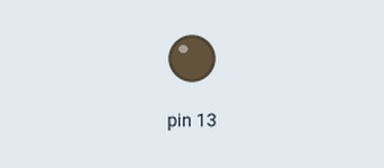
Recording of a sketch running on a simulated Arduino Uno, built with avr-gcc and run on an emulated ATmega328P. Shown: output pins drawn as LEDs (lit = HIGH).

Above: at 0.1 s.
At 21.6 s:
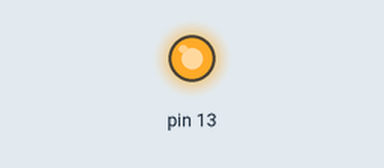
Timing chart, 0 to 26.5 s (numbered marks = the images above):
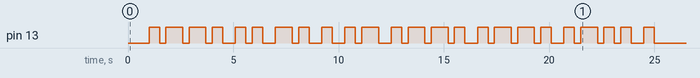

The sketch:

pineapple.ino
```cpp
void longLED()
{
    digitalWrite(13, HIGH);
    delay(800);
    digitalWrite(13, LOW);
    delay(300);
}

void shortLED()
{
    digitalWrite(13, HIGH);
    delay(500);
    digitalWrite(13, LOW);
    delay(300);
}

void runLED(String morseArray[])
{
    for (int i = 0; i < 34; i++)
    {
        if (morseArray[i] == "-")
        {
            longLED();
        }
        if (morseArray[i] == ".")
            {
                shortLED();
            }
        if (morseArray[i] == "2")
        {
            delay(300);
        }
    }
}
/*
int *translate(String letter)
{
    static int arr[] = {};
    if (letter == "A")
    {
        int arr[] = {0, 1, 2};
        return arr;
    }
    if (letter == "B")
    {
        int arr[] = {1, 0, 0, 0, 2};
        return arr;
    }
    if (letter == "C")
    {
        int arr[] = {1, 0, 1, 0, 2};
        return arr;
    }
    if (letter == "D")
    {
        int arr[] = {1, 0, 0, 2};
        return arr;
    }
    if (letter == "E")
    {
        int arr[] = {0, 2};
        return arr;
    }
    if (letter == "F")
    {
        int arr[] = {0, 0, 1, 0, 2};
        return arr;
    }
    if (letter == "G")
    {
        int arr[] = {1, 1, 0, 2};
        return arr;
    }
    if (letter == "H")
    {
        int arr[] = {0, 0, 0, 0, 2};
        return arr;
    }
    if (letter == "I")
    {
        int arr[] = {0, 0, 2};
        return arr;
    }
    if (letter == "J")
    {
        int arr[] = {0, 1, 1, 1, 2};
        return arr;
    }
    if (letter == "K")
    {
        int arr[] = {1, 0, 1, 2};
        return arr;
    }
    if (letter == "L")
    {
        int arr[] = {0, 1, 0, 0, 2};
        return arr;
    }
    if (letter == "M")
    {
        int arr[] = {1, 1, 0, 2};
        return arr;
    }
    if (letter == "N")
    {
        int arr[] = {1, 0, 2};
        return arr;
    }
    if (letter == "O")
    {
        int arr[] = {1, 1, 1, 2};
        return arr;
    }
    if (letter == "P")
    {
        int arr[] = {0, 1, 1, 0, 2};
        return arr;
    }
    if (letter == "Q")
    {
        int arr[] = {1, 1, 0, 1, 2};
        return arr;
    }
    if (letter == "R")
    {
        int arr[] = {0, 1, 0, 2};
        return arr;
    }
    if (letter == "S")
    {
        int arr[] = {0, 0, 0, 2};
        return arr;
    }
    if (letter == "T")
    {
        int arr[] = {1, 2};
        return arr;
    }
    if (letter == "U")
    {
        int arr[] = {0, 0, 1, 2};
        return arr;
    }
    if (letter == "V")
    {
        int arr[] = {0, 0, 0, 1, 2};
        return arr;
    }
    if (letter == "W")
    {
        int arr[] = {0, 1, 1, 2};
        return arr;
    }
    if (letter == "X")
    {
        int arr[] = {1, 0, 0, 1, 2};
        //arr[0] = {1};
        return arr;
    }
    if (letter == "Y")
    {
        int arr[] = {1, 0, 1, 1, 2};
        return arr;
    }
    if (letter == "Z")
    {
        int arr[] = {1, 1, 0, 0, 2};
        return arr;
    }
}
*/
// 1 is a long LED and 0 is a short LED
// WORD IS pineapple
void setup()
{
    pinMode(13, OUTPUT);
    delay(1000);
    String morseArray[] = {
        ".", "-", "-", ".", "2",
        ".", ".", "2",
        "-", ".", "2",
        ".", "2",
        ".", "-", "2",
        ".", "-", "-", ".", "2",
        ".", "-", "-", ".", "2",
        ".", "-", ".", ".", "2",
        ".", "2", "2",

        ".", "-", "2",
        ".", ".", ".", "2", "2",

        "-", ".", "2",
        "-", "-", "-", "2"
        };
    runLED(morseArray);
    exit;
    exit;
}
void loop()
{

}
```
